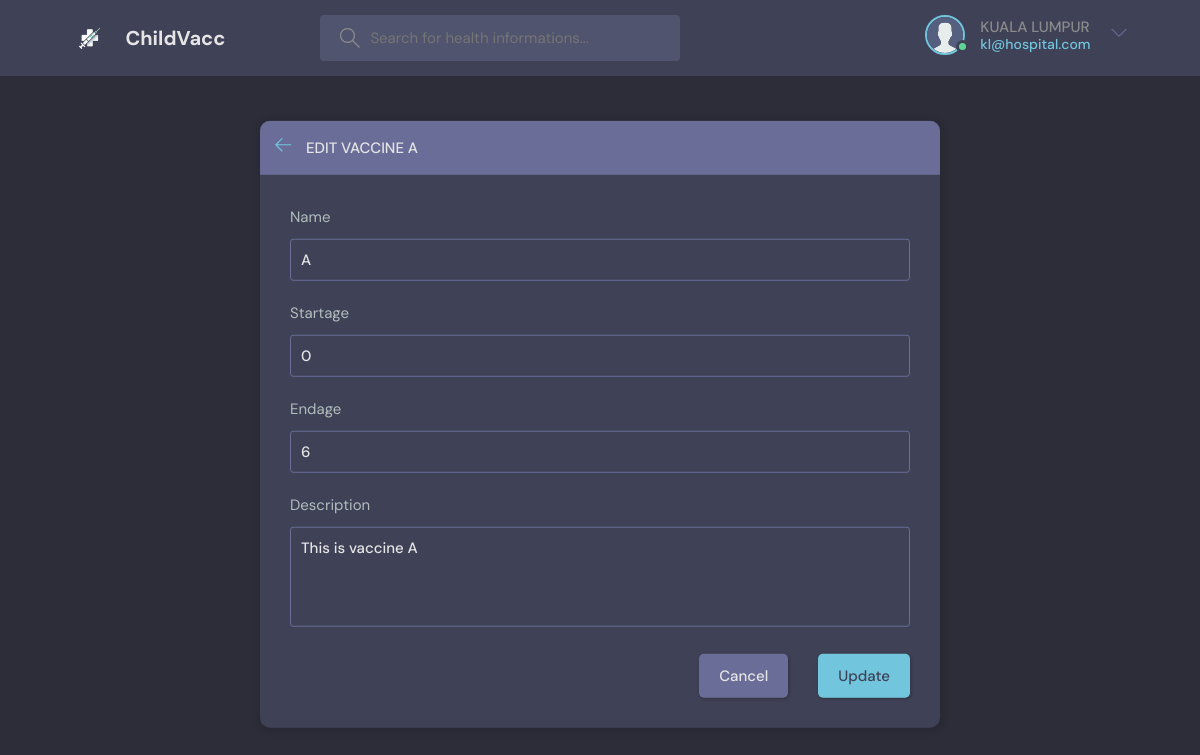
The app's page /update-vaccine/1 (signed in) with its own data.
### base/models.py (models this page shows, shortened)
class User(AbstractUser):
    email = models.EmailField(unique=True)
    username = models.CharField(max_length=150, unique=True)
    avatar = models.ImageField(null=True, default="avatar.svg")
    contact = models.CharField(max_length=12, null=True)
    address1 = models.CharField(max_length=30)
    address2 = models.CharField(max_length=30)
    postcode = models.CharField(max_length=5)
    city = models.CharField(max_length=30)
    state = models.CharField(max_length=20)
    class Types(models.TextChoices):
        PARENT = "PARENT", "Parent"
        HOSPITAL = "HOSPITAL", "Hospital"
        ADMIN = "ADMIN", "Admin"
        VACCINESUPPLIER = "VACCINESUPPLIER", "VaccineSupplier"
    type = models.CharField(max_length=50, choices=Types.choices, default=Types.ADMIN)
    class Status(models.TextChoices):
        APPROVED = "APPROVED", "Approved"
        PENDING = "PENDING", "Pending"
        RESTRICTED = "RESTRICTED", "Restricted"
    status = models.CharField(max_length=50, choices=Status.choices, default=Status.PENDING)
    class Meta:
        ordering = ['username']
    USERNAME_FIELD = 'email'
    REQUIRED_FIELDS = ['username', 'type']

class Vaccine(models.Model):
    name = models.CharField(max_length=30)
    description = models.TextField(null=True, blank=True)
    startage = models.IntegerField()
    endage = models.IntegerField()

### base/views.py (the view)
# urls.py: path('update-vaccine/<str:pk>', views.updateVaccine, name="update-vaccine"),
def updateVaccine(request, pk):
    vaccine = Vaccine.objects.get(id=pk)
    form = VaccineForm(instance=vaccine)
    context = {'form': form, 'vaccine': vaccine}
    if request.method == 'POST':
        form = VaccineForm(request.POST, instance=vaccine)
        if form.is_valid:
            form.save()
            return redirect('manage-vaccine')
    return render(request, 'base/update_vaccine.html', context)

### base/forms.py
class VaccineForm(ModelForm):
    class Meta:
        model = Vaccine
        fields = ['name', 'startage', 'endage', 'description']

### base/templates/base/update_vaccine.html (shortened to what this page needs)
{% extends 'main.html' %}
{% block content %}
    <main class="update-account layout">
        <div class="container">
            <div class="layout__box">
                <div class="layout__boxHeader">
                    <div class="layout__boxTitle">
                        <a href="{{request.META.HTTP_REFERER}}">
                            <svg version="1.1" xmlns="http://www.w3.org/2000/svg" width="32" height="32"
                                viewBox="0 0 32 32">
                                <title>arrow-left</title>
                                <path
                                    d="M13.723 2.286l-13.723 13.714 13.719 13.714 1.616-1.611-10.96-10.96h27.625v-2.286h-27.625l10.965-10.965-1.616-1.607z">
                                </path>
                            </svg>
                        </a>
                        <h3>Edit vaccine {{vaccine.name}}</h3>
                    </div>
                </div>
                <div class="layout__body">
                    <form class="form" action="" method="POST" enctype="multipart/form-data">
                      {% for field in form %}
                      <div class="form__group">
                          <label>{{field.label}}</label>
                          {{field}}
                      </div>
                      {% endfor %}
                        <div class="form__action">
                            <a class="btn btn--dark" href="{{request.META.HTTP_REFERER}}">Cancel</a>
                            <button class="btn btn--main" type="submit">Update</button>
                        </div>
                    </form>
                </div>
            </div>
        </div>
    </main>
{% endblock content %}

### templates/navbar.html (shortened to what this page needs)
{% load static %}
<header class="header header--loggedIn">
    <div class="container">
      <a href="{% url 'home' %}" class="header__logo">
        <img src="{% static 'images/logo.png' %}" />
        <h1>ChildVacc</h1>
      </a>
      <form class="header__search" method="GET" action="{% url 'home' %}">
        <label>
          <input name="q" placeholder="Search for health informations..." />
        </label>
      </form>
      <nav class="header__menu">
        {% if request.user.is_authenticated %}
        <div class="header__user">
          {% if user.type == 'PARENT' %}
            <a href="{% url 'profile-parent' user.id %}">
              <div class="avatar avatar--medium active">
                <img src="{{user.avatar.url}}" />
              </div>
              <p>{{request.user.username}} <span>{{request.user.email}}</span></p>
            </a>
          {% elif user.type == 'HOSPITAL' %}
          <a href="{% url 'profile-hospital' user.id %}">
            <div class="avatar avatar--medium active">
              <img src="{{user.avatar.url}}" />
            </div>
            <p>{{request.user.username}} <span>{{request.user.email}}</span></p>
          </a>
          {% endif %}
          <button class="dropdown-button">
            <svg version="1.1" xmlns="http://www.w3.org/2000/svg" width="32" height="32" viewBox="0 0 32 32">
              <title>chevron-down</title>
              <path d="M16 21l-13-13h-3l16 16 16-16h-3l-13 13z"></path>
            </svg>
          </button>
        </div>
        {% else %}
        <a href="{% url 'login' %}">
          <img src="{% static 'images/avatar.svg' %}" />
          <p>Login</p>
        </a>
        {% endif %}
      </nav>
    </div>
  </header>

### records on screen
User: avatar (placeholder picture), user.username "KUALA LUMPUR", user.email "kl@hospital.com"
Vaccine: name "A", form "A" "0" "6" "This is vaccine A"

### other values on screen
{{ field.label }} "Name" "Startage" "Endage" "Description"
